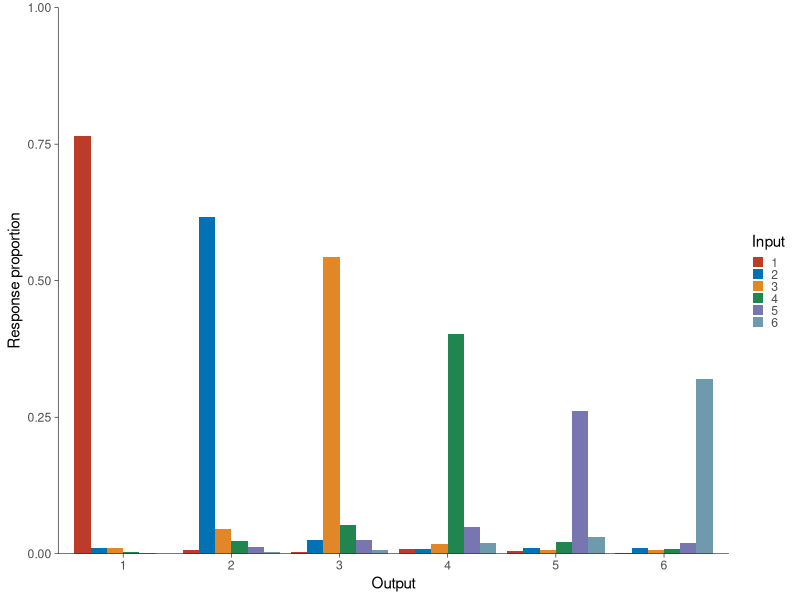
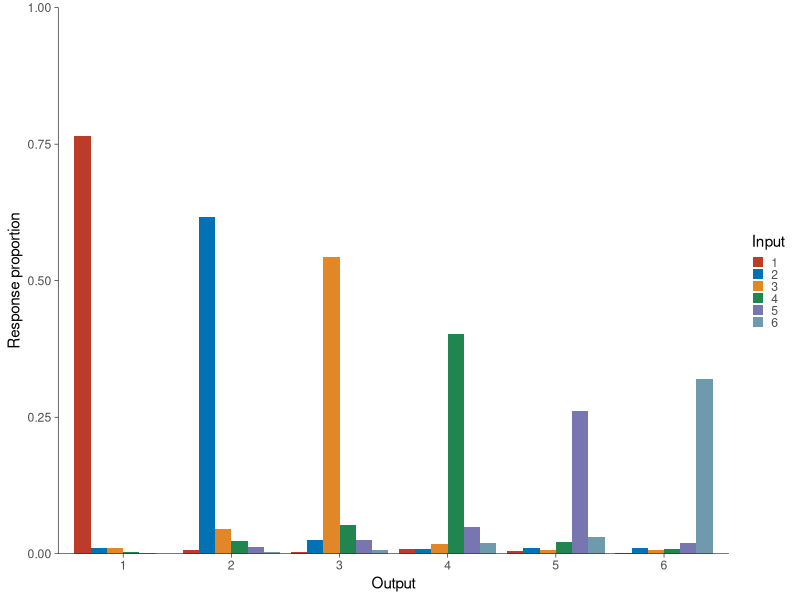

R code for these plots, in order:
# This script provide a plot of transposition gradients
# Check
# 1. Strong primacy effect
# 2. Weak recency effect
# 3. Transposition patters (e.g., locality constraint)

# For transposition_gradients, see Henson, R. N. A., Norris, D. G., Page, M. P. A., & Baddeley, A. D. (1996).
# Unchained Memory: Error Patterns Rule out Chaining Models of Immediate Serial Recall.
# The Quarterly Journal of Experimental Psychology Section A, 49(1), 80–115.
# https://doi.org/10.1080/713755612

library(dplyr)
library(ggplot2)
library(ggsci)

df <- read.csv('../Data/behav_data.csv')
df <- df[, colnames(df) != "X"]

df %>%
  group_by(subjectID) %>%
  summarise(n_distinct(listID))

# subject number = 114
# each subject took 25 trials
# 2850 (114 * 25) responses for each position

# row number = input position
# col number = output position
io_matrix <- matrix(0, nrow = 6, ncol = 6)

for(i in unique(df$subjectID)){
  single_sub_df <- df[df$subjectID == i, ]
  for(j in unique(single_sub_df$listID)){
    trial_df <- single_sub_df[single_sub_df$listID == j, ]
    for(one_stimulus in trial_df$stimulus){
      stimuli_position <- trial_df[trial_df$stimulus == one_stimulus, 'position'] + 1
      if(one_stimulus %in% trial_df$response){
        response_position <- trial_df[trial_df$response == one_stimulus, 'position'] + 1
        io_matrix[stimuli_position, response_position] <- io_matrix[stimuli_position, response_position] + 1
      }
    }
  }
}

# subject number = 114
# each subject took 25 trials
# 2850 (114 * 25) responses for each position
# Get rates
io_matrix <- io_matrix / 2850

print(io_matrix)

input_position <- c(rep('1',6),rep('2',6),rep('3',6),rep('4',6),rep('5',6),rep('6',6))
output_position <- rep(as.character(1:6),6)
rates <- NULL
for(i in 1:6){
  rates <- c(rates, io_matrix[i,])
}

plot_df <- data.frame(Input = input_position,
                      Output = output_position,
                      Rates = rates)
print(plot_df)

g <- ggplot(plot_df, aes(x = Output, y = Rates, fill = Input)) +
  geom_bar(stat = 'identity', position = 'dodge', width=0.9) +
  scale_fill_nejm() +
  theme(legend.key.size = unit(0.3, 'cm'),
        legend.text = element_text(color = 'grey30'),
        panel.background = element_blank(),
        axis.line=element_line(colour = 'black', size = 0.2),
        axis.ticks=element_line(colour = 'black', size = 0.2),
        panel.border = element_blank()) +
        ylab('Response proportion') + 
  scale_y_continuous(expand = c(0, 0), limits = c(0, 1.0))

ggsave('../Results/transposition_gradients.png', width=4.5, height=3)

ggsave('../Results/transposition_gradients.pdf', width=4.5, height=3)
